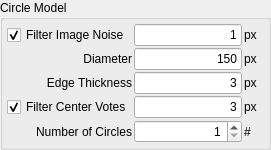
         <widget class="QGroupBox" name="groupBox_6">
          <property name="title">
           <string>Circle Model</string>
          </property>
          <layout class="QGridLayout" name="gridLayout_4" rowstretch="0,0,0,0,0,0,0,0" columnstretch="0,0,0">
           <property name="leftMargin">
            <number>4</number>
           </property>
           <property name="topMargin">
            <number>4</number>
           </property>
           <property name="rightMargin">
            <number>4</number>
           </property>
           <property name="bottomMargin">
            <number>4</number>
           </property>
           <property name="spacing">
            <number>2</number>
           </property>
           <item row="1" column="0">
            <widget class="QCheckBox" name="mCircleModelGaussianFilterCheckBox">
             <property name="text">
              <string>Filter Image Noise</string>
             </property>
             <property name="checked">
              <bool>true</bool>
             </property>
            </widget>
           </item>
           <item row="1" column="1">
            <widget class="QLineEdit" name="mCircleModelGaussianFilterWidthLineEdit">
             <property name="sizePolicy">
              <sizepolicy hsizetype="Preferred" vsizetype="Fixed">
               <horstretch>0</horstretch>
               <verstretch>0</verstretch>
              </sizepolicy>
             </property>
             <property name="text">
              <string>1</string>
             </property>
             <property name="alignment">
              <set>Qt::AlignRight|Qt::AlignTrailing|Qt::AlignVCenter</set>
             </property>
            </widget>
           </item>
           <item row="3" column="0">
            <widget class="QLabel" name="label_24">
             <property name="sizePolicy">
              <sizepolicy hsizetype="Preferred" vsizetype="Preferred">
               <horstretch>0</horstretch>
               <verstretch>0</verstretch>
              </sizepolicy>
             </property>
             <property name="minimumSize">
              <size>
               <width>100</width>
               <height>0</height>
              </size>
             </property>
             <property name="text">
              <string>Edge Thickness</string>
             </property>
             <property name="alignment">
              <set>Qt::AlignRight|Qt::AlignTrailing|Qt::AlignVCenter</set>
             </property>
            </widget>
           </item>
           <item row="3" column="1">
            <widget class="QLineEdit" name="mCircleModelLineThicknessLineEdit">
             <property name="sizePolicy">
              <sizepolicy hsizetype="Preferred" vsizetype="Fixed">
               <horstretch>0</horstretch>
               <verstretch>0</verstretch>
              </sizepolicy>
             </property>
             <property name="text">
              <string>3</string>
             </property>
             <property name="alignment">
              <set>Qt::AlignRight|Qt::AlignTrailing|Qt::AlignVCenter</set>
             </property>
            </widget>
           </item>
           <item row="3" column="2">
            <widget class="QLabel" name="label_25">
             <property name="sizePolicy">
              <sizepolicy hsizetype="Preferred" vsizetype="Preferred">
               <horstretch>0</horstretch>
               <verstretch>0</verstretch>
              </sizepolicy>
             </property>
             <property name="minimumSize">
              <size>
               <width>20</width>
               <height>0</height>
              </size>
             </property>
             <property name="maximumSize">
              <size>
               <width>20</width>
               <height>16777215</height>
              </size>
             </property>
             <property name="text">
              <string>px</string>
             </property>
            </widget>
           </item>
           <item row="6" column="0">
            <widget class="QCheckBox" name="mCircleModelCenterVotesFilterCheckBox">
             <property name="text">
              <string>Filter Center Votes</string>
             </property>
             <property name="checked">
              <bool>true</bool>
             </property>
            </widget>
           </item>
           <item row="2" column="1">
            <widget class="QLineEdit" name="mCircleModelDiameterLineEdit">
             <property name="sizePolicy">
              <sizepolicy hsizetype="Preferred" vsizetype="Fixed">
               <horstretch>0</horstretch>
               <verstretch>0</verstretch>
              </sizepolicy>
             </property>
             <property name="text">
              <string>150</string>
             </property>
             <property name="alignment">
              <set>Qt::AlignRight|Qt::AlignTrailing|Qt::AlignVCenter</set>
             </property>
            </widget>
           </item>
           <item row="1" column="2">
            <widget class="QLabel" name="label_29">
             <property name="sizePolicy">
              <sizepolicy hsizetype="Preferred" vsizetype="Preferred">
               <horstretch>0</horstretch>
               <verstretch>0</verstretch>
              </sizepolicy>
             </property>
             <property name="minimumSize">
              <size>
               <width>20</width>
               <height>0</height>
              </size>
             </property>
             <property name="maximumSize">
              <size>
               <width>20</width>
               <height>16777215</height>
              </size>
             </property>
             <property name="text">
              <string>px</string>
             </property>
            </widget>
           </item>
           <item row="7" column="0">
            <widget class="QLabel" name="label_13">
             <property name="sizePolicy">
              <sizepolicy hsizetype="Preferred" vsizetype="Preferred">
               <horstretch>0</horstretch>
               <verstretch>0</verstretch>
              </sizepolicy>
             </property>
             <property name="minimumSize">
              <size>
               <width>100</width>
               <height>0</height>
              </size>
             </property>
             <property name="text">
              <string>Number of Circles</string>
             </property>
             <property name="alignment">
              <set>Qt::AlignRight|Qt::AlignTrailing|Qt::AlignVCenter</set>
             </property>
            </widget>
           </item>
           <item row="2" column="0">
            <widget class="QLabel" name="label_31">
             <property name="sizePolicy">
              <sizepolicy hsizetype="Preferred" vsizetype="Preferred">
               <horstretch>0</horstretch>
               <verstretch>0</verstretch>
              </sizepolicy>
             </property>
             <property name="minimumSize">
              <size>
               <width>100</width>
               <height>0</height>
              </size>
             </property>
             <property name="text">
              <string>Diameter</string>
             </property>
             <property name="alignment">
              <set>Qt::AlignRight|Qt::AlignTrailing|Qt::AlignVCenter</set>
             </property>
            </widget>
           </item>
           <item row="6" column="2">
            <widget class="QLabel" name="label_32">
             <property name="sizePolicy">
              <sizepolicy hsizetype="Preferred" vsizetype="Preferred">
               <horstretch>0</horstretch>
               <verstretch>0</verstretch>
              </sizepolicy>
             </property>
             <property name="minimumSize">
              <size>
               <width>20</width>
               <height>0</height>
              </size>
             </property>
             <property name="maximumSize">
              <size>
               <width>20</width>
               <height>16777215</height>
              </size>
             </property>
             <property name="text">
              <string>px</string>
             </property>
            </widget>
           </item>
           <item row="6" column="1">
            <widget class="QLineEdit" name="mCircleModelCenterVotesFilterWidthLineEdit">
             <property name="sizePolicy">
              <sizepolicy hsizetype="Preferred" vsizetype="Fixed">
               <horstretch>0</horstretch>
               <verstretch>0</verstretch>
              </sizepolicy>
             </property>
             <property name="text">
              <string>3</string>
             </property>
             <property name="alignment">
              <set>Qt::AlignRight|Qt::AlignTrailing|Qt::AlignVCenter</set>
             </property>
            </widget>
           </item>
           <item row="2" column="2">
            <widget class="QLabel" name="label_30">
             <property name="sizePolicy">
              <sizepolicy hsizetype="Preferred" vsizetype="Preferred">
               <horstretch>0</horstretch>
               <verstretch>0</verstretch>
              </sizepolicy>
             </property>
             <property name="minimumSize">
              <size>
               <width>20</width>
               <height>0</height>
              </size>
             </property>
             <property name="maximumSize">
              <size>
               <width>20</width>
               <height>16777215</height>
              </size>
             </property>
             <property name="text">
              <string>px</string>
             </property>
            </widget>
           </item>
           <item row="7" column="1">
            <widget class="QSpinBox" name="mCircleModelNumberOfCirclesSpinBox">
             <property name="sizePolicy">
              <sizepolicy hsizetype="Preferred" vsizetype="Fixed">
               <horstretch>0</horstretch>
               <verstretch>0</verstretch>
              </sizepolicy>
             </property>
             <property name="alignment">
              <set>Qt::AlignRight|Qt::AlignTrailing|Qt::AlignVCenter</set>
             </property>
             <property name="suffix">
              <string/>
             </property>
             <property name="minimum">
              <number>1</number>
             </property>
             <property name="maximum">
              <number>1000</number>
             </property>
             <property name="value">
              <number>1</number>
             </property>
            </widget>
           </item>
           <item row="7" column="2">
            <widget class="QLabel" name="label_14">
             <property name="sizePolicy">
              <sizepolicy hsizetype="Preferred" vsizetype="Preferred">
               <horstretch>0</horstretch>
               <verstretch>0</verstretch>
              </sizepolicy>
             </property>
             <property name="minimumSize">
              <size>
               <width>20</width>
               <height>0</height>
              </size>
             </property>
             <property name="maximumSize">
              <size>
               <width>20</width>
               <height>16777215</height>
              </size>
             </property>
             <property name="text">
              <string>#</string>
             </property>
            </widget>
           </item>
          </layout>
         </widget>
